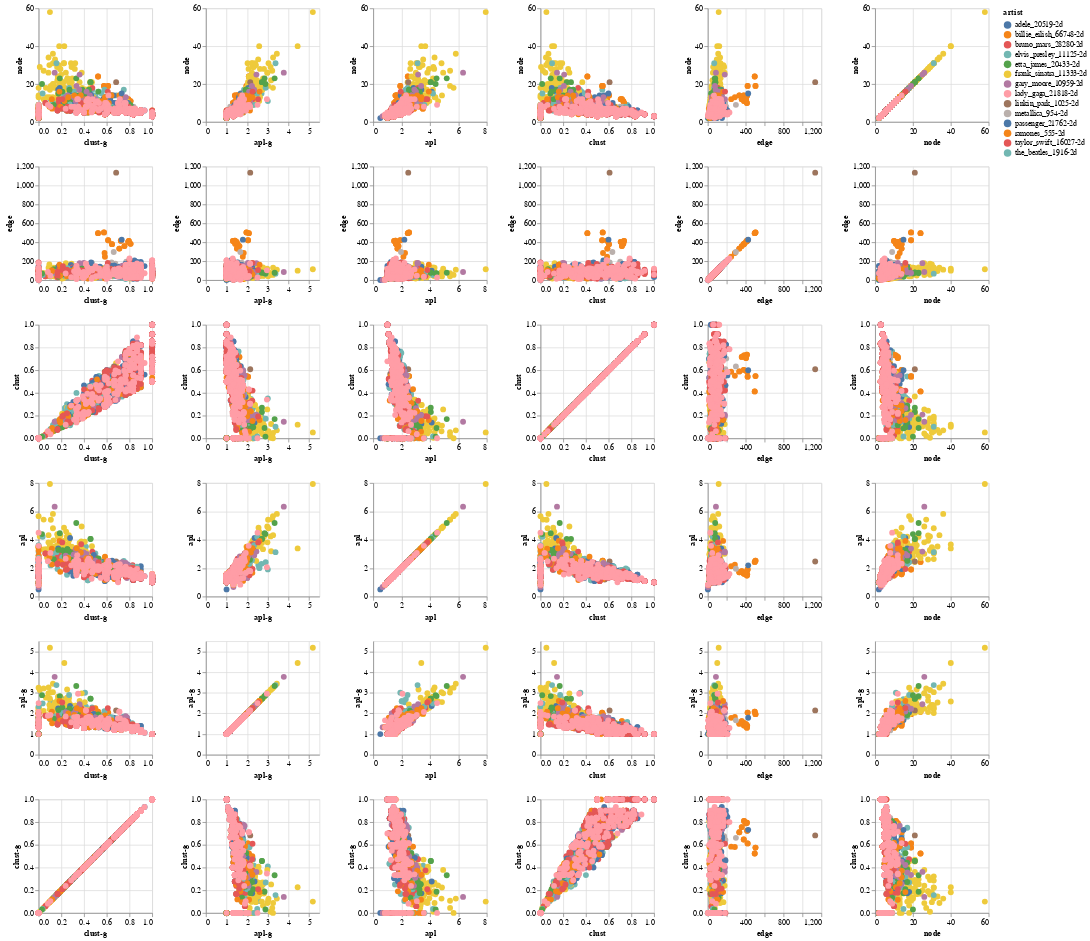

Source (notebook cell):
### Code cell
# repeat graph

input_dropdown = alt.binding_select(options=[n+'-2d' for n in names])
selection = alt.selection_single(fields=['artist'], bind=input_dropdown, name='Artist')
color = alt.condition(selection,
                    alt.Color('artist:N', legend=None),
                    alt.value('lightgray'),
                   )




# brush = alt.selection_interval()  # selection of type "interval"
color = alt.condition(selection, 'artist:N', alt.value('lightgray'))
opacity = alt.condition(selection, alt.value(1.0), alt.value(0.01))
# palette = alt.Scale(domain=['ramones_555-2d', 'the_beatles_1916-2d', 'frank_sinatra_11333-2d','metallica_954-2d','linkin_park_1025-2d'],
#                   range=['red', 'blue', 'green', 'orange', 'yellow'])

alt.Chart(df).mark_circle(size=60).encode(
    x=alt.X(alt.repeat("column"), type='quantitative'),
    y=alt.Y(alt.repeat("row"), type='quantitative'),
    color=color, # alt.Color('artist',scale = palette)
    opacity = opacity,
    tooltip=['name', 'artist']+features,
).properties(
    width=150,
    height=150
).add_selection(
    selection
).repeat(
    row=features,
    column=features[::-1]
)

### Figure 1 — Vega-Lite specification as saved in the notebook (floating-point values rounded to 4 significant figures; data arrays with more than 128 entries replaced by an {"elided": "..."} marker saying what was removed)
{"config": {"view": {"continuousWidth": 400, "continuousHeight": 300}}, "repeat": {"column": ["clust-g", "apl-g", "apl", "clust", "edge", "node"], "row": ["node", "edge", "clust", "apl", "apl-g", "clust-g"]}, "spec": {"data": {"name": "data-79b099bf0036be51dda88cba525ef57f"}, "mark": {"type": "circle", "size": 60}, "encoding": {"color": {"condition": {"type": "nominal", "field": "artist", "selection": "Artist"}, "value": "lightgray"}, "opacity": {"condition": {"value": 1.0, "selection": "Artist"}, "value": 0.01}, "tooltip": [{"type": "nominal", "field": "name"}, {"type": "nominal", "field": "artist"}, {"type": "quantitative", "field": "node"}, {"type": "quantitative", "field": "edge"}, {"type": "quantitative", "field": "clust"}, {"type": "quantitative", "field": "apl"}, {"type": "quantitative", "field": "apl-g"}, {"type": "quantitative", "field": "clust-g"}], "x": {"type": "quantitative", "field": {"repeat": "column"}}, "y": {"type": "quantitative", "field": {"repeat": "row"}}}, "height": 150, "selection": {"Artist": {"type": "single", "fields": ["artist"], "bind": {"input": "select", "options": ["the_beatles_1916-2d", "ramones_555-2d", "frank_sinatra_11333-2d", "metallica_954-2d", "linkin_park_1025-2d", "passenger_21762-2d", "bruno_mars_28280-2d", "adele_20519-2d", "elvis_presley_11125-2d", "etta_james_20433-2d", "gary_moore_10959-2d", "billie_eilish_66748-2d", "taylor_swift_16027-2d", "lady_gaga_21818-2d"]}}}, "width": 150}, "$schema": "https://vega.github.io/schema/vega-lite/v4.8.1.json", "datasets": {"data-79b099bf0036be51dda88cba525ef57f": {"elided": "1826 records"}}}
